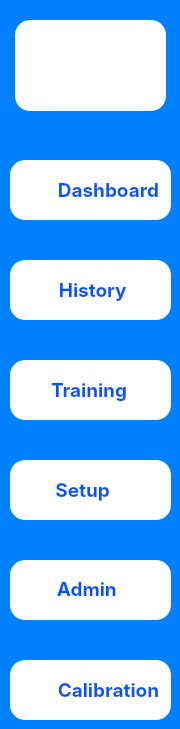
      <widget class="QWidget" name="widgetOpen" native="true">
       <property name="maximumSize">
        <size>
         <width>190</width>
         <height>16777215</height>
        </size>
       </property>
       <property name="styleSheet">
        <string notr="true">background-color: #007FFF;
opacity: 0.6;
border-radius: 5px;</string>
       </property>
       <widget class="QPushButton" name="btnLogo1">
        <property name="geometry">
         <rect>
          <x>15</x>
          <y>20</y>
          <width>151</width>
          <height>91</height>
         </rect>
        </property>
        <property name="styleSheet">
         <string notr="true">QPushButton#btnLogo1{
	border-radius: 15px;
	image: url(:/newPrefix/Photo/picture2.jpg);
	background-color: white;

}

QPushButton#btnLogo1:hover {
	
    background-color: #FFA500;  /* Màu nền khi hover */
}

QPushButton#btnLogo1:pressed {
    background-color: white;  
	padding-left: 5px;
	padding-top: 5px;
}</string>
        </property>
        <property name="text">
         <string/>
        </property>
        <property name="iconSize">
         <size>
          <width>30</width>
          <height>30</height>
         </size>
        </property>
        <property name="checkable">
         <bool>true</bool>
        </property>
       </widget>
       <widget class="QPushButton" name="btnDashboard1">
        <property name="geometry">
         <rect>
          <x>10</x>
          <y>160</y>
          <width>161</width>
          <height>60</height>
         </rect>
        </property>
        <property name="font">
         <font>
          <family>Inter</family>
          <pointsize>14</pointsize>
          <bold>true</bold>
         </font>
        </property>
        <property name="styleSheet">
         <string notr="true">QPushButton#btnDashboard1{
	border-radius: 15px;
	background-color: white;
	background-image: url(:/newPrefix/Photo/icons8-control-panel-48.png);
	background-repeat: no-repeat;
	background-position: left;
	color: #0055FF;
	font-family: Inter, sans-serif;
}

QPushButton#btnDashboard1:hover {
	
    background-color: #FFA500;  /* Màu nền khi hover */
}

QPushButton#btnDashboard1:pressed {
    background-color: white;  
padding-left: 2px;
	padding-top: 2px;
}</string>
        </property>
        <property name="text">
         <string>        Dashboard</string>
        </property>
        <property name="checkable">
         <bool>true</bool>
        </property>
        <property name="autoExclusive">
         <bool>true</bool>
        </property>
       </widget>
       <widget class="QPushButton" name="btnHistory1">
        <property name="geometry">
         <rect>
          <x>10</x>
          <y>260</y>
          <width>161</width>
          <height>60</height>
         </rect>
        </property>
        <property name="font">
         <font>
          <family>Inter</family>
          <pointsize>14</pointsize>
          <bold>true</bold>
         </font>
        </property>
        <property name="styleSheet">
         <string notr="true">QPushButton#btnHistory1{
	border-radius: 15px;
	background-color: white;
	background-image: url(:/newPrefix/Photo/icons8-report-48.png);
	background-repeat: no-repeat;
	background-position: left;
color: #0055FF;
	font-family: Inter, sans-serif;
}

QPushButton#btnHistory1:hover {
    background-color: #FFA500;  /* Màu nền khi hover */
}

QPushButton#btnHistory1:pressed {
    background-color: white;  
padding-left: 2px;
	padding-top: 2px;
}</string>
        </property>
        <property name="text">
         <string> History</string>
        </property>
        <property name="checkable">
         <bool>true</bool>
        </property>
        <property name="autoExclusive">
         <bool>true</bool>
        </property>
       </widget>
       <widget class="QPushButton" name="btnParameter1">
        <property name="geometry">
         <rect>
          <x>10</x>
          <y>360</y>
          <width>161</width>
          <height>60</height>
         </rect>
        </property>
        <property name="font">
         <font>
          <family>Inter</family>
          <pointsize>14</pointsize>
          <bold>true</bold>
         </font>
        </property>
        <property name="styleSheet">
         <string notr="true">QPushButton#btnParameter1{
	border-radius: 15px;
	background-color: white;
   image: url(:/newPrefix/Photo/icons8-configuration-48.png);
   padding-left: -115px;

color: #0055FF;
	font-family: Inter, sans-serif;
}

QPushButton#btnParameter1:hover {
    background-color: #FFA500;  /* Màu nền khi hover */
}

QPushButton#btnParameter1:pressed {
    background-color: white;  
padding-left: -110px;
	padding-top: 2px;
}</string>
        </property>
        <property name="text">
         <string>                         Training</string>
        </property>
        <property name="checkable">
         <bool>true</bool>
        </property>
        <property name="autoExclusive">
         <bool>true</bool>
        </property>
       </widget>
       <widget class="QPushButton" name="btnConfiguration1">
        <property name="geometry">
         <rect>
          <x>10</x>
          <y>460</y>
          <width>161</width>
          <height>60</height>
         </rect>
        </property>
        <property name="font">
         <font>
          <family>Inter</family>
          <pointsize>14</pointsize>
          <bold>true</bold>
         </font>
        </property>
        <property name="styleSheet">
         <string notr="true">QPushButton#btnConfiguration1{
	border-radius: 15px;
	background-color: white;
	image: url(:/newPrefix/Photo/icons8-add-48.png);
 	padding-left: -110px;
color: #0055FF;
	font-family: Inter, sans-serif;
}

QPushButton#btnConfiguration1:hover {
    background-color: #FFA500;  /* Màu nền khi hover */
}

QPushButton#btnConfiguration1:pressed {
    background-color: white;  
padding-left: -110px;
	padding-top: 2px;
}</string>
        </property>
        <property name="text">
         <string>                     Setup</string>
        </property>
        <property name="checkable">
         <bool>true</bool>
        </property>
        <property name="autoExclusive">
         <bool>true</bool>
        </property>
       </widget>
       <widget class="QPushButton" name="btnAdmin1">
        <property name="geometry">
         <rect>
          <x>10</x>
          <y>560</y>
          <width>161</width>
          <height>60</height>
         </rect>
        </property>
        <property name="font">
         <font>
          <family>Inter</family>
          <pointsize>14</pointsize>
          <bold>true</bold>
         </font>
        </property>
        <property name="styleSheet">
         <string notr="true">QPushButton#btnAdmin1{
	border-radius: 15px;
	background-color: white;
	image: url(:/newPrefix/Photo/icons8-system-administrator-male-48.png);
	padding-left: -115px;
	padding-bottom: 2px;
color: #0055FF;
	font-family: Inter, sans-serif;
}

QPushButton#btnAdmin1:hover {
    background-color: #FFA500;  /* Màu nền khi hover */
}

QPushButton#btnAdmin1:pressed {
    background-color: white;  
padding-left: -115px;
	padding-top: 1px;
}</string>
        </property>
        <property name="text">
         <string>                        Admin</string>
        </property>
        <property name="checkable">
         <bool>true</bool>
        </property>
        <property name="autoExclusive">
         <bool>true</bool>
        </property>
       </widget>
       <widget class="QPushButton" name="btnInitial1">
        <property name="geometry">
         <rect>
          <x>10</x>
          <y>660</y>
          <width>161</width>
          <height>60</height>
         </rect>
        </property>
        <property name="font">
         <font>
          <family>Inter</family>
          <pointsize>14</pointsize>
          <bold>true</bold>
         </font>
        </property>
        <property name="styleSheet">
         <string notr="true">QPushButton#btnInitial1{
	border-radius: 15px;
	background-color: white;
	background-image: url(:/newPrefix/Photo/icons8-macbook-settings-48.png);
	background-repeat: no-repeat;
	background-position: left;
color: #0055FF;
	font-family: Inter, sans-serif;
}

QPushButton#btnInitial1:hover {
    background-color: #FFA500;  /* Màu nền khi hover */
}

QPushButton#btnInitial1:pressed {
    background-color: white;  
padding-left: 5px;
	padding-top: 5px;
}</string>
        </property>
        <property name="text">
         <string>        Calibration</string>
        </property>
        <property name="checkable">
         <bool>true</bool>
        </property>
        <property name="autoExclusive">
         <bool>true</bool>
        </property>
       </widget>
      </widget>
